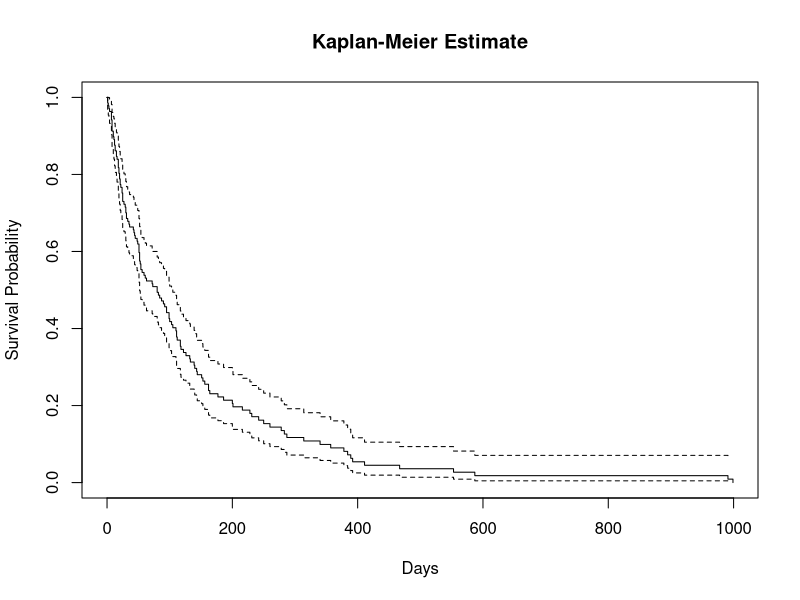
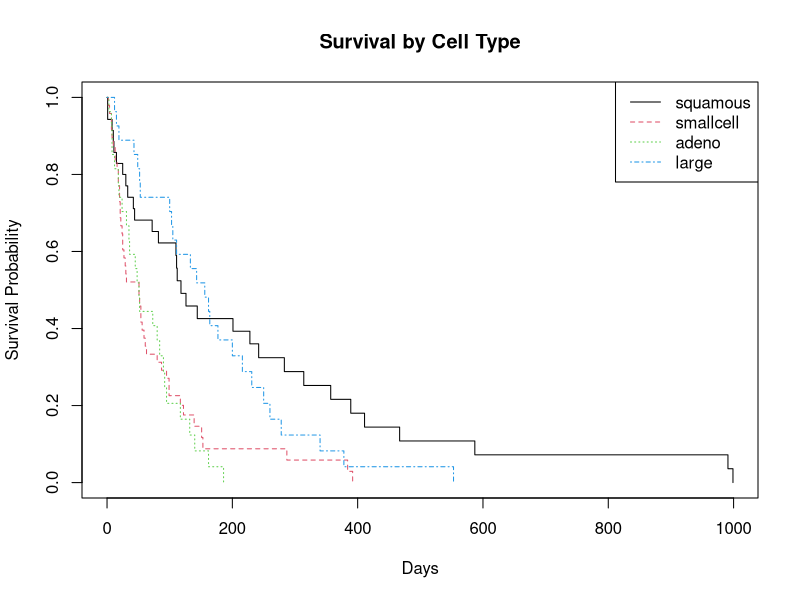
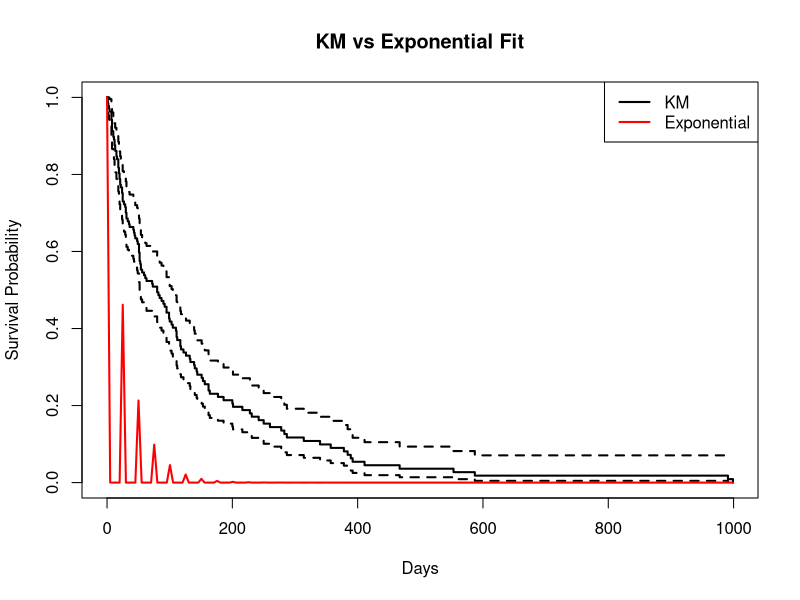

The R script that drew these images, in order:
## ---- chunk 1
library(survival)
## ---- chunk 2
head(veteran)
## ---- chunk 3
# create a survival object
surv_obj <- Surv(time = veteran$time, event = veteran$status)
## ---- chunk 4
covariates <- c("trt", "celltype", "karno", "diagtime", "age", "prior")
for (cov in covariates) {
  model <- survreg(as.formula(paste("surv_obj ~", cov)), 
                   data = veteran, 
                   dist = "weibull")
  print(cov)
  print(summary(model)$table)}
## ---- chunk 5
para_model = survreg(surv_obj ~ celltype + karno, data = veteran, dist = "weibull")
summary(para_model)
## ---- chunk 6
km_fit <- survfit(surv_obj ~ 1, data = veteran)
plot(km_fit, 
     xlab = "Days", ylab = "Survival Probability", 
     main = "Kaplan-Meier Estimate")
## ---- chunk 7
km_fit$time[km_fit$surv <= 0.5][1]
## ---- chunk 8
km_cell <- survfit(surv_obj ~ celltype, data = veteran)
plot(km_cell, col = 1:4, lty = 1:4,
     xlab = "Days", ylab = "Survival Probability", 
     main = "Survival by Cell Type")
legend("topright", legend = levels(veteran$celltype), col = 1:4, lty = 1:4)
## ---- chunk 9
summary(km_cell)$table[,"median"]
## ---- chunk 10
survdiff(surv_obj ~ celltype, data = veteran)
## ---- chunk 11
exp_fit <- survreg(Surv(time, status) ~ 1, data = veteran, dist = "exponential")
time_grid <- seq(0, max(veteran$time), length.out = 200)
rate <- 1 / exp(coef(para_model))  
S <- exp(-rate * time_grid)

plot(km_fit, xlab = "Days", ylab = "Survival Probability",
     main = "KM vs Exponential Fit", lwd = 2)
lines(time_grid, S, col = "red", lwd = 2)
legend("topright", legend = c("KM", "Exponential"),
       col = c("black", "red"), lwd = 2)
